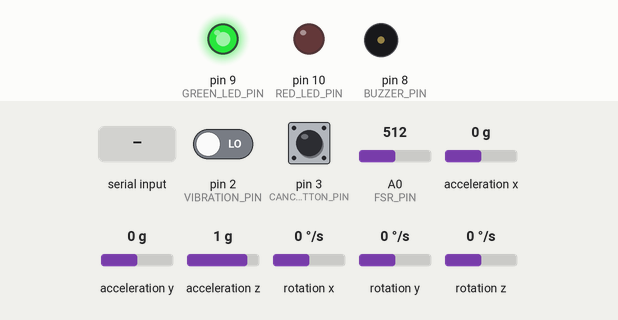
This sketch was run on a simulated Arduino Uno, built with avr-gcc and run on an emulated ATmega328P. Shown: output pins drawn as LEDs (lit = HIGH), buzzer (waves = sounding, pin HIGH). Wiring (inferred from the names in the program): MPU-6050 motion sensor at I2C address 0x68. The test bench sets the inputs (shaded band); at power-on: pin 2 (VIBRATION_PIN) LOW, pin 3 (CANCEL_BUTTON_PIN) HIGH, A0 (FSR_PIN) = 512, acceleration x 0 g, acceleration y 0 g, acceleration z 1 g, rotation x 0 °/s, rotation y 0 °/s, rotation z 0 °/s. What the sketch prints to the serial monitor is not drawn.

Above: at 1.2 s.
1.3 s: "BUZZER_ON\n" received over Serial
At 2.5 s:
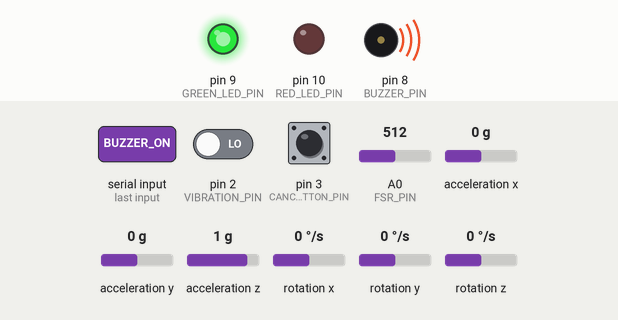
2.8 s: "RED_ON\n" received over Serial
At 3.6 s:
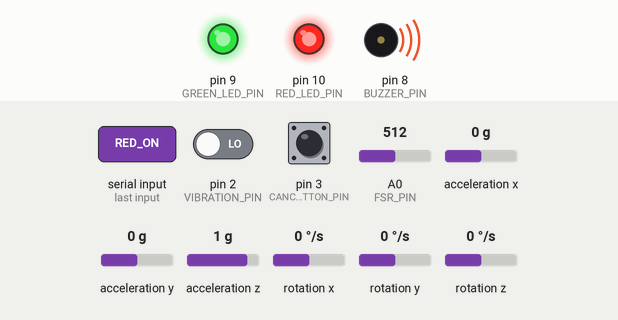
4.3 s: "BUZZER_OFF\n" received over Serial
At 5.0 s:
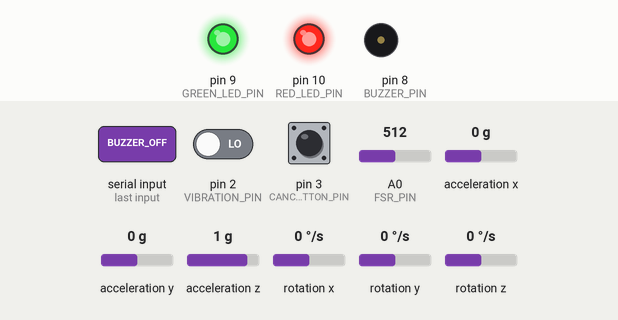
5.8 s: "GREEN_OFF\n" received over Serial
At 7.0 s:
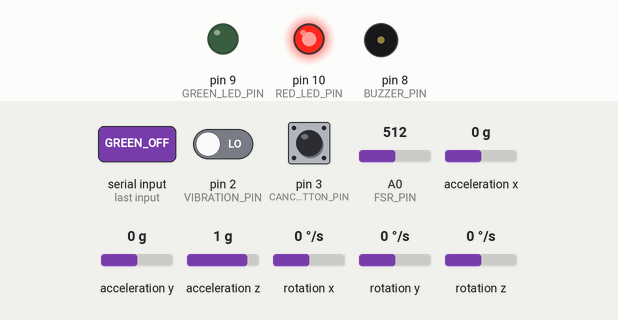
7.3 s: "RED_OFF\n" received over Serial
At 8.4 s:
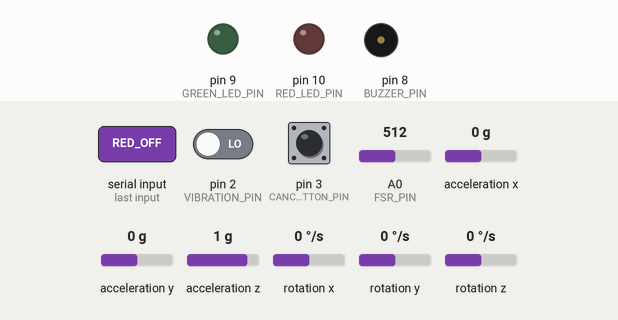
8.8 s: "GREEN_ON\n" received over Serial
At 9.6 s:
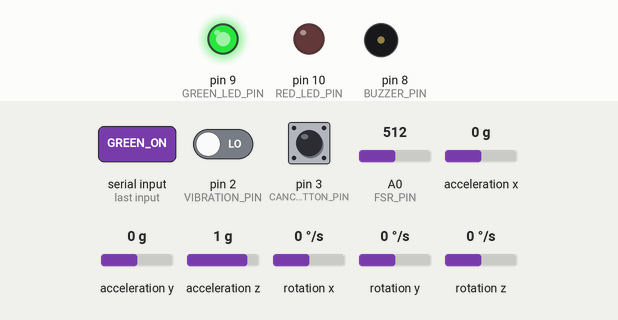
Timing chart, 0 to 11.3 s (numbered marks = the images above; inputs shaded):
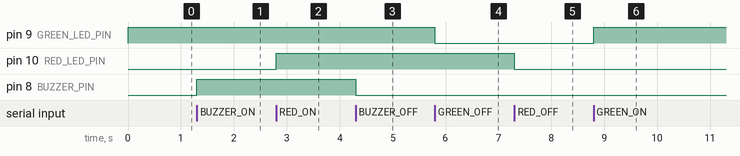

Measured:
- after the input at 1.3 s, pin 8 (BUZZER_PIN): LOW → HIGH at once
- after the input at 2.8 s, pin 10 (RED_LED_PIN): LOW → HIGH at once
- after the input at 4.3 s, pin 8 (BUZZER_PIN): HIGH → LOW at once
- after the input at 5.8 s, pin 9 (GREEN_LED_PIN): HIGH → LOW at once
- after the input at 7.3 s, pin 10 (RED_LED_PIN): HIGH → LOW at once
- after the input at 8.8 s, pin 9 (GREEN_LED_PIN): LOW → HIGH at once

The sketch:

helmet_sensor.ino
```cpp
#include <Wire.h>

// Pin Configuration
const uint8_t FSR_PIN = A0;
const uint8_t VIBRATION_PIN = 2;
const uint8_t CANCEL_BUTTON_PIN = 3;
const uint8_t BUZZER_PIN = 8;
const uint8_t GREEN_LED_PIN = 9;
const uint8_t RED_LED_PIN = 10;

// Sensor Configuration
const uint8_t MPU6050_ADDRESS = 0x68;
const unsigned long SAMPLE_INTERVAL_MS = 100;

// Variables
unsigned long lastSampleTime = 0;
bool mpu6050Ready = false;
bool buzzerState = false;
bool redLedState = false;
bool greenLedState = true;

struct MpuReading {
  float ax;
  float ay;
  float az;
  float gx;
  float gy;
  float gz;
};

void writeMpuRegister(uint8_t reg, uint8_t value) {
  Wire.beginTransmission(MPU6050_ADDRESS);
  Wire.write(reg);
  Wire.write(value);
  Wire.endTransmission();
}

bool readMpu6050(MpuReading &reading) {
  Wire.beginTransmission(MPU6050_ADDRESS);
  Wire.write(0x3B);
  if (Wire.endTransmission(false) != 0) {
    return false;
  }

  if (Wire.requestFrom(MPU6050_ADDRESS, (uint8_t)14) != 14) {
    return false;
  }

  int16_t rawAx = (Wire.read() << 8) | Wire.read();
  int16_t rawAy = (Wire.read() << 8) | Wire.read();
  int16_t rawAz = (Wire.read() << 8) | Wire.read();
  Wire.read();
  Wire.read();
  int16_t rawGx = (Wire.read() << 8) | Wire.read();
  int16_t rawGy = (Wire.read() << 8) | Wire.read();
  int16_t rawGz = (Wire.read() << 8) | Wire.read();

  // MPU6050 defaults: accelerometer +/-2g and gyroscope +/-250 deg/s.
  reading.ax = rawAx / 16384.0;
  reading.ay = rawAy / 16384.0;
  reading.az = rawAz / 16384.0;
  reading.gx = rawGx / 131.0;
  reading.gy = rawGy / 131.0;
  reading.gz = rawGz / 131.0;
  return true;
}

void setOutputs() {
  digitalWrite(BUZZER_PIN, buzzerState ? HIGH : LOW);
  digitalWrite(RED_LED_PIN, redLedState ? HIGH : LOW);
  digitalWrite(GREEN_LED_PIN, greenLedState ? HIGH : LOW);
}

void handleCommand(String command) {
  command.trim();
  if (command == "BUZZER_ON") buzzerState = true;
  else if (command == "BUZZER_OFF") buzzerState = false;
  else if (command == "RED_ON") redLedState = true;
  else if (command == "RED_OFF") redLedState = false;
  else if (command == "GREEN_ON") greenLedState = true;
  else if (command == "GREEN_OFF") greenLedState = false;
  else if (command == "RESET") {
    buzzerState = false;
    redLedState = false;
    greenLedState = true;
  }
  // Unknown commands are intentionally ignored.
  setOutputs();
}

void receiveCommands() {
  if (Serial.available() == 0) return;
  String command = Serial.readStringUntil('\n');
  handleCommand(command);
}

void setup() {
  pinMode(VIBRATION_PIN, INPUT);
  pinMode(CANCEL_BUTTON_PIN, INPUT_PULLUP);
  pinMode(BUZZER_PIN, OUTPUT);
  pinMode(GREEN_LED_PIN, OUTPUT);
  pinMode(RED_LED_PIN, OUTPUT);
  setOutputs();

  Serial.begin(115200);
  Wire.begin();
  writeMpuRegister(0x6B, 0x00);
  delay(50);

  Wire.beginTransmission(MPU6050_ADDRESS);
  mpu6050Ready = (Wire.endTransmission() == 0);
  if (!mpu6050Ready) {
    Serial.println("ERROR,MPU6050");
  }
}

void loop() {
  receiveCommands();

  unsigned long now = millis();
  if (now - lastSampleTime < SAMPLE_INTERVAL_MS) return;
  lastSampleTime = now;

  if (!mpu6050Ready) {
    Serial.println("ERROR,MPU6050");
    return;
  }

  MpuReading reading;
  if (!readMpu6050(reading)) {
    Serial.println("ERROR,MPU6050");
    return;
  }

  int fsrValue = analogRead(FSR_PIN);
  int vibration = digitalRead(VIBRATION_PIN) == HIGH ? 1 : 0;
  int cancel = digitalRead(CANCEL_BUTTON_PIN) == LOW ? 1 : 0;

  Serial.print("DATA,");
  Serial.print(reading.ax, 3); Serial.print(",");
  Serial.print(reading.ay, 3); Serial.print(",");
  Serial.print(reading.az, 3); Serial.print(",");
  Serial.print(reading.gx, 2); Serial.print(",");
  Serial.print(reading.gy, 2); Serial.print(",");
  Serial.print(reading.gz, 2); Serial.print(",");
  Serial.print(fsrValue); Serial.print(",");
  Serial.print(vibration); Serial.print(",");
  Serial.println(cancel);
}
```
